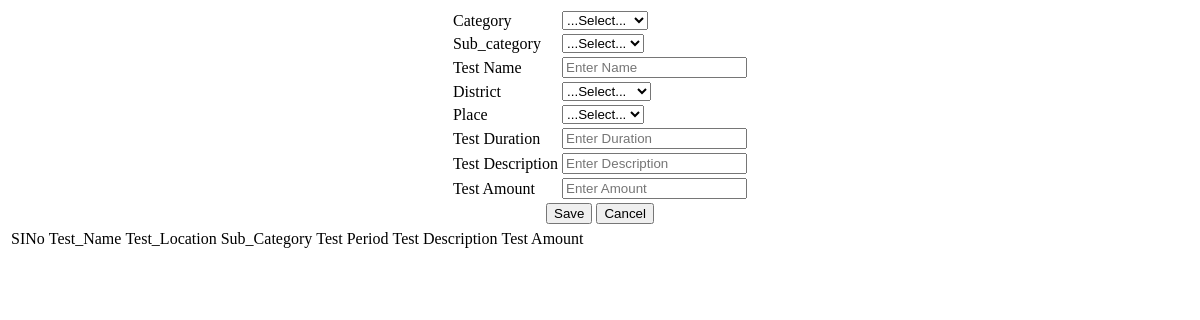
/wguest/Test/, run on an earlier commit of the app's database.
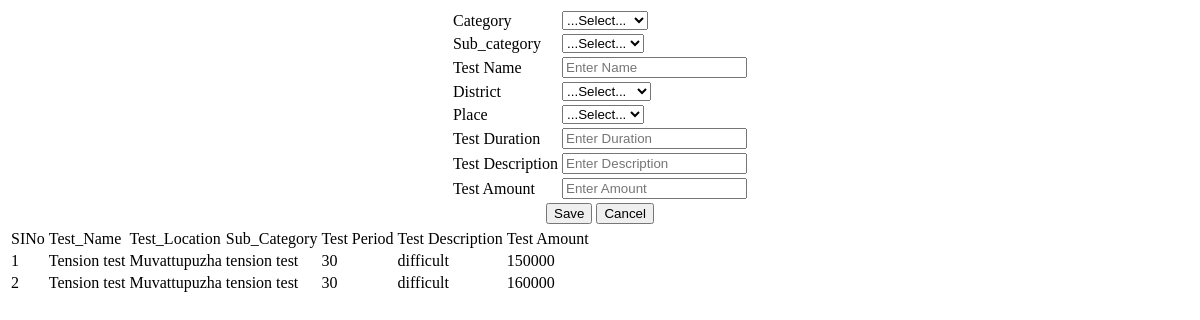
And on a later commit of the database.
### Guest/models.py (models this page shows)
class tbl_Test(models.Model):
    subCategory = models.ForeignKey(tbl_SubCategory, on_delete=models.CASCADE)
    test_name=models.CharField(max_length=50)
    place = models.ForeignKey(tbl_Place, on_delete=models.CASCADE)
    test_period=models.CharField(max_length=50)
    test_description=models.CharField(max_length=50)
    test_amount=models.CharField(max_length=50)

### CMTsApp/models.py (models this page shows)
class tbl_Place(models.Model):
    Place_Name = models.CharField(max_length=50)
    District_Name = models.ForeignKey(tbl_District,on_delete=models.CASCADE)

class tbl_SubCategory(models.Model):
    SubCat_Name = models.CharField(max_length=50)
    Category_Id = models.ForeignKey(tbl_Category, on_delete=models.CASCADE)

### Guest/views.py (the view)
# urls.py: path('Test/',views.Test,name="Test"),
def Test(request):
    District = tbl_District.objects.all()
    Category = tbl_Category.objects.all()
    Test=tbl_Test.objects.all()
    if request.method=="POST":
        place = tbl_Place.objects.get(id=request.POST.get('sel_place'))
        subcat=tbl_SubCategory.objects.get(id=request.POST.get('sel_subcategory'))
        tbl_Test.objects.create(test_name=request.POST.get("testname"),test_period=request.POST.get("testduration"),test_description=request.POST.get("testdescription"),test_amount=request.POST.get("testamount"),subCategory=subcat,place=place)
        return redirect("guest:Test")
    else:
        return render(request,"guest/Test.html",{"categorydata":Category,"districtdata":District,"Testdata":Test})

### Guest/Templates/Guest/Test.html (shortened to what this page needs)
<!DOCTYPE html>
<html lang="en">
<head>
</head>
<body>
    <form method="POST" enctype="multipart/form-data">
        <table align="center">
            <tr>
                <td>Category</td>
                <td>
                    <select name="sel_category" id="sel_category">
                        <option value="">...Select...</option>
                    </select>
                </td>
            </tr>
            <tr>
                <td>Sub_category</td>
                <td>
                    <select name="sel_subcategory" id="sel_subcategory">
                        <option value="">...Select...</option>
                    </select>
                </td>
            </tr>
            <tr>
                <td>Test Name</td>
                <td><input type="text" name="testname" placeholder="Enter Name" required ></td>
            </tr>
            <tr>
                <td>District</td>
                <td>
                    <select name="sel_district" id="sel_district">
                        <option value="">...Select...</option>
                    </select>
                </td>
            </tr>
            <tr>
                <td>Place</td>
                <td>
                    <select name="sel_place" id="sel_place">
                        <option value="">...Select...</option>
                    </select>
                </td>
            </tr>
            <tr>
                <td>Test Duration</td>
                <td><input type="text" name="testduration" placeholder="Enter Duration" required ></td>
            </tr>
            <tr>
                <td>Test Description</td>
                <td><input type="text" name="testdescription" placeholder="Enter Description" required ></td>
            </tr>
            <tr>
                <td>Test Amount</td>
                <td><input type="text" name="testamount" placeholder="Enter Amount" required ></td>
            </tr>
            <tr>
                <td colspan="2" align="center">
                    <input type="submit" name="btnsubmit" value="Save">
                    <input type="reset" name="btncancel" value="Cancel">
                </td>
            </tr>
        </table>
        <table>
            <tr>
                <td>SINo</td>
                <td>Test_Name</td>
                <td>Test_Location</td>
                <td>Sub_Category</td>
                <td>Test Period</td>
                <td>Test Description</td>
                <td>Test Amount</td>
            </tr>
            {% for i in Testdata %}
            <tr>
            <td>{{forloop.counter}}</td>
            <td>{{i.test_name}}</td>
            <td>{{i.place.Place_Name}}</td>
            <td>{{i.subCategory.SubCat_Name}}</td>
            <td>{{i.test_period}}</td>
            <td>{{i.test_description}}</td>
            <td>{{i.test_amount}}</td>
            </tr>
            {% endfor %}
        </table>
    </form>
</body>
</html>

What changed in the data, as far as the page shows it:
added tbl_Test: test_name "Tension test", place.Place_Name "Muvattupuzha", subCategory.SubCat_Name "tension test", test_period "30", test_description "difficult", test_amount "150000"
added tbl_Test: test_name "Tension test", place.Place_Name "Muvattupuzha", subCategory.SubCat_Name "tension test", test_period "30", test_description "difficult", test_amount "160000"
